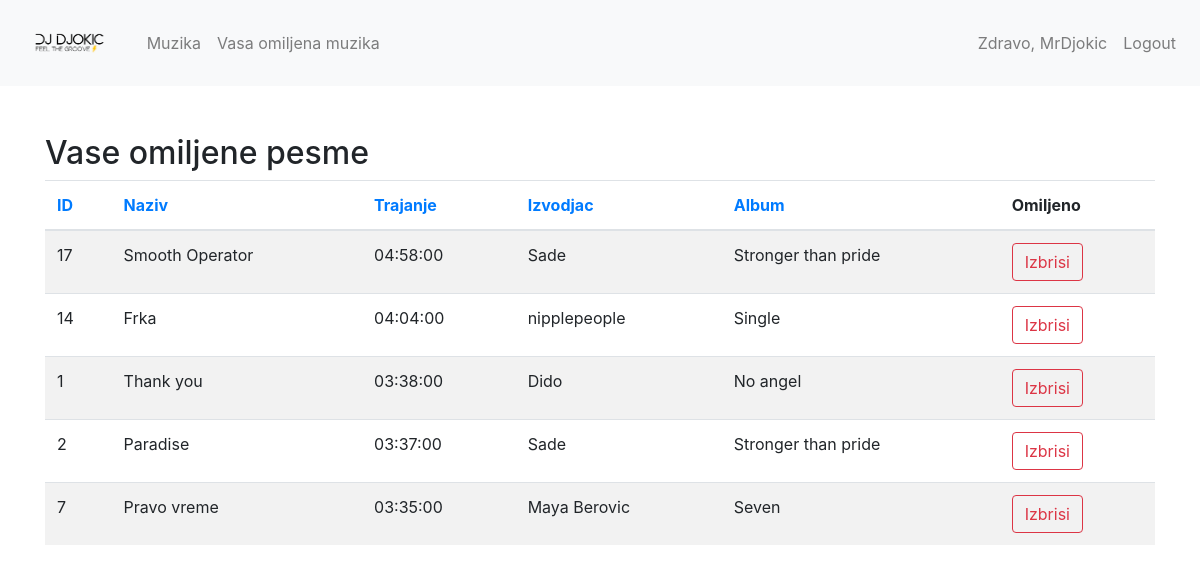
Screenshot of /omiljena_muzika.php?order_by=trajanje&order_dir=desc (signed in) with the database file from the repository.
### tables this page shows
CREATE TABLE `pesme` (
  `id` int(11) NOT NULL,
  `naziv` varchar(255) NOT NULL,
  `trajanje` time NOT NULL,
  `izvodjac_id` int(11) NOT NULL,
  `album_id` int(11) NOT NULL
);

CREATE TABLE `izvodjaci` (
  `id` int(11) NOT NULL,
  `ime` varchar(255) NOT NULL
);

CREATE TABLE `albumi` (
  `id` int(11) NOT NULL,
  `naziv` varchar(255) NOT NULL,
  `godina_izdavanja` year(4) NOT NULL,
  `izvodjac_id` int(11) NOT NULL
);

### omiljena_muzika.php (the view, shortened to what this page needs)
<?php
include('header.php');
include('db.php');
$user_id = $_SESSION['user_id'];
$order_by = isset($_GET['order_by']) ? $_GET['order_by'] : 'pesma_naziv';
$order_dir = isset($_GET['order_dir']) && $_GET['order_dir'] == 'desc' ? 'DESC' : 'ASC';
$sql = "SELECT omiljene_pesme FROM korisnicke_preferencije WHERE korisnicko_ime = '$user_id'";
$result = $conn->query($sql);
if ($result && $result->num_rows > 0) {
    $row = $result->fetch_assoc();
    $favorites = $row['omiljene_pesme'] ? explode(',', $row['omiljene_pesme']) : [];
} else {
    $favorites = [];
}
if (count($favorites) > 0) {
    $favorites_str = implode(',', $favorites);
    $sql = "SELECT pesme.id, pesme.naziv AS pesma_naziv, pesme.trajanje, izvodjaci.ime AS izvodjac_ime, albumi.naziv AS album_naziv
            FROM pesme
            JOIN izvodjaci ON pesme.izvodjac_id = izvodjaci.id
            JOIN albumi ON pesme.album_id = albumi.id
            WHERE pesme.id IN ($favorites_str)
            ORDER BY $order_by $order_dir";
    $result = $conn->query($sql);
} else {
    $result = false;
}
?>
<div class="container mt-5">
    <h2>Vase omiljene pesme</h2>
    <table class="table table-striped">
        <thead>
            <tr>
                <th><a href="?order_by=id&order_dir=<?= $order_dir == 'ASC' ? 'desc' : 'asc' ?>">ID</a></th>
                <th><a href="?order_by=pesma_naziv&order_dir=<?= $order_dir == 'ASC' ? 'desc' : 'asc' ?>">Naziv</a></th>
                <th><a href="?order_by=trajanje&order_dir=<?= $order_dir == 'ASC' ? 'desc' : 'asc' ?>">Trajanje</a></th>
                <th><a href="?order_by=izvodjac_ime&order_dir=<?= $order_dir == 'ASC' ? 'desc' : 'asc' ?>">Izvodjac</a></th>
                <th><a href="?order_by=album_naziv&order_dir=<?= $order_dir == 'ASC' ? 'desc' : 'asc' ?>">Album</a></th>
                <th>Omiljeno</th>
            </tr>
        </thead>
        <tbody>
            <?php if ($result && $result->num_rows > 0): ?>
                <?php while($row = $result->fetch_assoc()): ?>
                    <tr>
                        <td><?= $row['id'] ?></td>
                        <td><?= $row['pesma_naziv'] ?></td>
                        <td><?= $row['trajanje'] ?></td>
                        <td><?= $row['izvodjac_ime'] ?></td>
                        <td><?= $row['album_naziv'] ?></td>
                        <td>
                            <form method="POST" action="omiljena_muzika.php">
                                <button type="submit" class="btn btn-outline-danger">Izbrisi</button>
                            </form>
                        </td>
                    </tr>
                <?php endwhile; ?>
            <?php else: ?>
                <tr>
                    <td colspan="6">Trenutno nemate ni jednu omiljenu pesamu.</td>
                </tr>
            <?php endif; ?>
        </tbody>
    </table>
</div>
</body>
</html>

### rows the page displays
pesme: id "17", naziv "Smooth Operator", trajanje "04:58:00", izvodjac.ime "Sade", album.naziv "Stronger than pride"
pesme: id "14", naziv "Frka", trajanje "04:04:00", izvodjac.ime "nipplepeople", album.naziv "Single"
pesme: id "1", naziv "Thank you", trajanje "03:38:00", izvodjac.ime "Dido", album.naziv "No angel"
pesme: id "2", naziv "Paradise", trajanje "03:37:00", izvodjac.ime "Sade", album.naziv "Stronger than pride"
pesme: id "7", naziv "Pravo vreme", trajanje "03:35:00", izvodjac.ime "Maya Berovic", album.naziv "Seven"

### other values shown
$_SESSION['username'] "MrDjokic"
